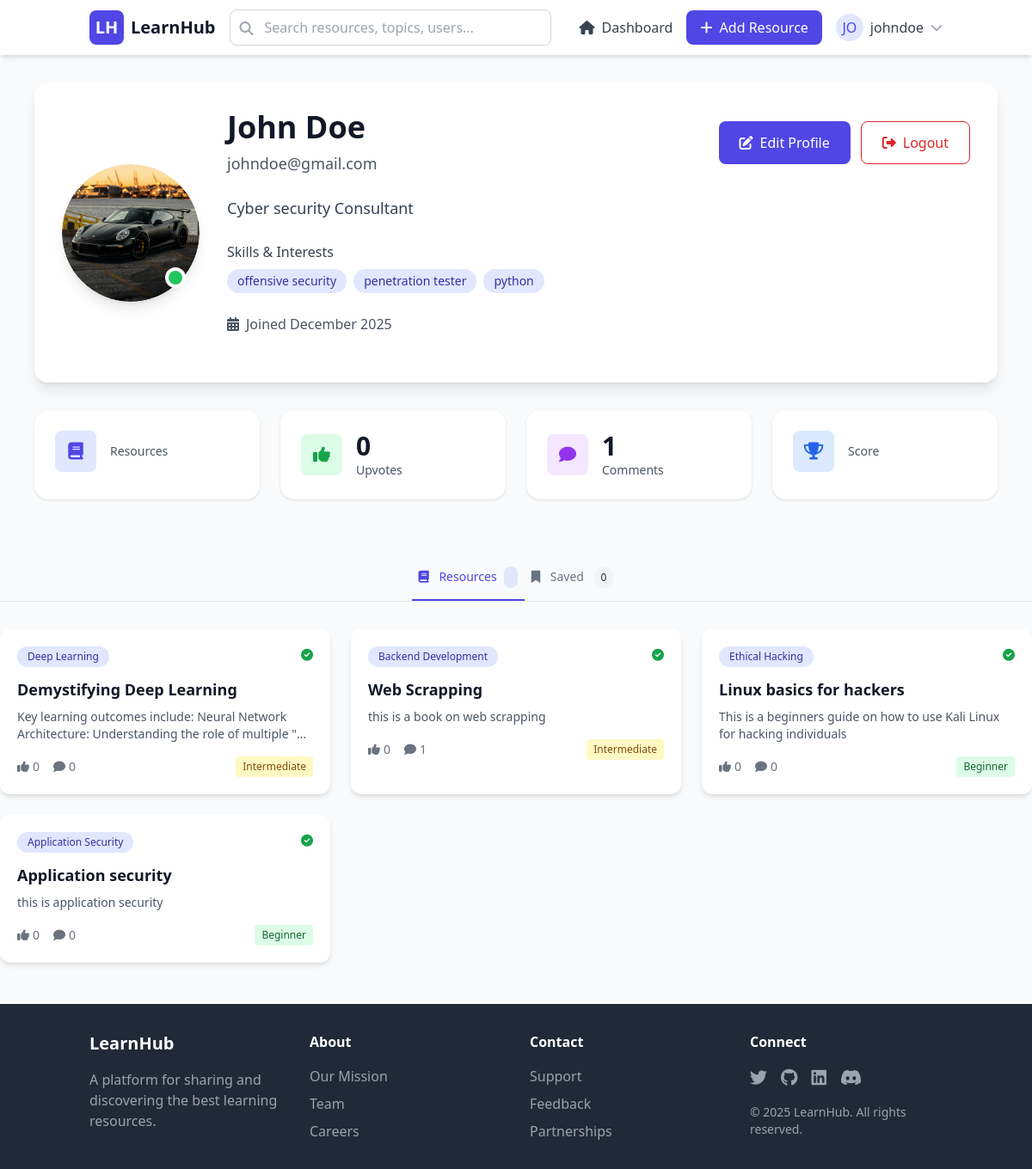
The app's page /profile/johndoe@gmail.com/ (signed in), older data.
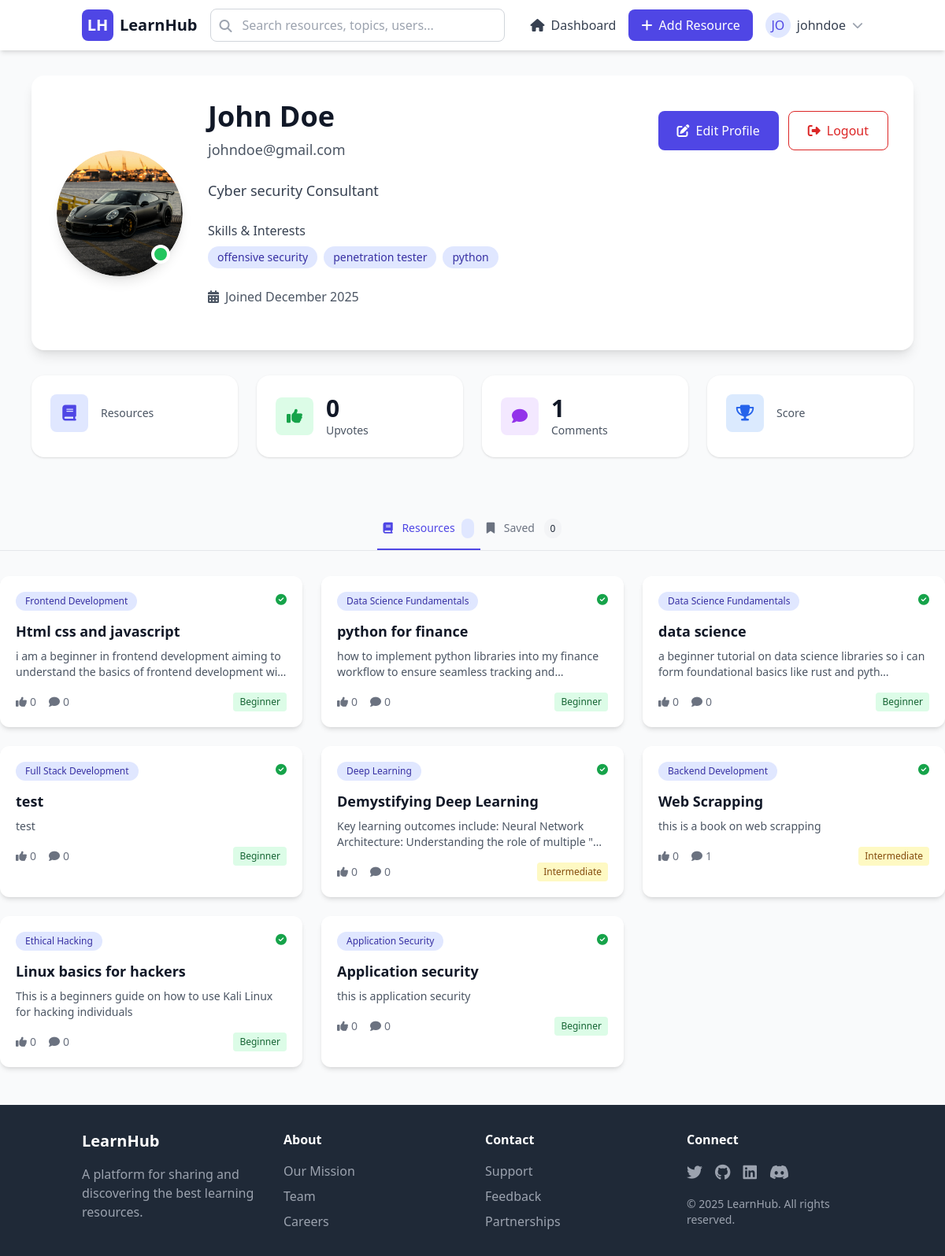
The same page, newer data.
### core/models.py (models this page shows, shortened)
class Skill(models.Model):
    name = models.CharField(max_length=100, unique=True)
    slug = models.SlugField(max_length=50, unique=True)
    description = models.TextField(max_length=200, blank=True)
    class Meta:
        ordering = ('name',)

class Category(models.Model):
    name = models.CharField(max_length=50, unique=True)
    slug = models.SlugField(unique=True, max_length=50)
    icon_class = models.CharField(max_length=50, blank=True,
                                  help_text="Font Awesome class, e.g., fas fa-code")
    class Meta:
        verbose_name_plural = 'categories'
        ordering = ('name',)

### resources/models.py (models this page shows, shortened)
class BaseResource(models.Model):
    DIFFICULTY_CHOICES = [
        ('B', 'Beginner'),
        ('I', 'Intermediate'),
        ('A', 'Advanced'),
    ]
    title = models.CharField(max_length=200)
    slug = models.SlugField(max_length=200, unique=True, editable=False)
    url = models.URLField(max_length=500, blank=True, null=True)
    description = models.TextField(max_length=1000)
    difficulty = models.CharField(max_length=1, choices=DIFFICULTY_CHOICES)
    author = models.ForeignKey(
        settings.AUTH_USER_MODEL,
        on_delete=models.SET_NULL,
        null=True,
        related_name='%(app_label)s_%(class)s_related',
    )
    category = models.ForeignKey(
        Category,
        on_delete=models.SET_NULL,
        null=True,
        related_name='%(app_label)s_%(class)s_resources',
    )
    tags = models.ManyToManyField(
        Tag,
        related_name='%(app_label)s_%(class)s_tags',
    )
    created_at = models.DateTimeField(auto_now_add=True)
    updated_at = models.DateTimeField(auto_now=True)
    is_approved = models.BooleanField(default=True)
    views = models.PositiveIntegerField(default=0)
    upvote_count = models.IntegerField(default=0)
    saved_count = models.IntegerField(default=0)
    class Meta:
        abstract = True
        ordering = ('-created_at',)

class Article(BaseResource):
    content = models.TextField(
        help_text='The full content of the article (supports rich text/Markdown)'
    )
    banner_image = models.ImageField(
        upload_to='resources/articles/%Y/%m/',
        null=True, blank=True,
        help_text='A banner image for the article'
    )
    interactions = GenericRelation(UserResourceInteraction)
    comments = GenericRelation(Comment)
    class Meta:
        verbose_name = "Article"
        verbose_name_plural = "Articles"

class Book(BaseResource):
    file = models.FileField(
        upload_to='resources/books/%Y/%m/',
        help_text='Upload the book file (PDF, EPUB, etc.)'
    )
    pages = models.PositiveIntegerField(
        null=True, blank=True,
        help_text='Total number of pages in the book'
    )
    comments = GenericRelation(Comment)
    interactions = GenericRelation(UserResourceInteraction)
    class Meta:
        verbose_name = "Book"
        verbose_name_plural = "Books"

class Course(BaseResource):
    difficulty_progression = models.CharField(
        max_length=100,
        blank=True,
        help_text="AI-generated difficulty progression (e.g., 'Beginner to Intermediate')"
    )
    total_steps = models.PositiveIntegerField(
        default=0,
        help_text="Total number of modules in the course"
    )
    ai_generated = models.BooleanField(
        default=False,
        help_text="Whether this course was generated by AI"
    )
    generation_prompt = models.TextField(
        blank=True,
        null=True,
        help_text="The original prompt used to generate this course"
    )
    estimated_duration = models.DurationField(
        blank=True,
        null=True,
        help_text='Calculated dynamically by the AI.'
    )
    roadmap_json = models.TextField(blank=True, null=True)
    is_featured = models.BooleanField(default=False)
    popularity_score = models.FloatField(default=0.0)
    comments = GenericRelation(Comment)
    interactions = GenericRelation(UserResourceInteraction)
    class Meta:
        verbose_name = "Course"
        verbose_name_plural = "Courses"

### core/views.py (the view)
# urls.py: path('profile/<str:user_identifier>/', profile_detail, name='user_profile'),
@login_required()
def profile_detail(request, user_identifier):
    try:
        target_user = CustomUser.objects.get(email__iexact=user_identifier)
    except CustomUser.DoesNotExist:
        target_user = get_object_or_404(CustomUser, first_name__iexact=user_identifier)
    profile = target_user.profile
    is_owner = request.user.is_authenticated and request.user.id == target_user.id
    approved_books = Book.objects.filter(author=target_user, is_approved=True).select_related(
        'category').prefetch_related('tags')
    approved_articles = Article.objects.filter(author=target_user, is_approved=True).select_related(
        'category').prefetch_related('tags')
    approved_courses = Course.objects.filter(author=target_user, is_approved=True).select_related(
        'category').prefetch_related('tags')
    shared_resources_qs = chain(approved_books, approved_articles, approved_courses)
    shared_resources = sorted(
        list(shared_resources_qs),
        key=lambda x: x.created_at,
        reverse=True
    )[:10]
    total_upvotes = (
            (Book.objects.filter(author=target_user).aggregate(total=Sum('upvote_count'))['total'] or 0) +
            (Article.objects.filter(author=target_user).aggregate(total=Sum('upvote_count'))['total'] or 0) +
            (Course.objects.filter(author=target_user).aggregate(total=Sum('upvote_count'))['total'] or 0)
    )
    total_comments_received = sum(
        resource.comments.count()
        for resource in shared_resources
        if hasattr(resource, 'comments')  # <-- Defensive check added
    )
    context = {
        'profile': profile,
        'shared_resources': shared_resources,
        'target_user': target_user,
        'is_owner': is_owner,
        'total_upvotes': total_upvotes,
        'total_comments_received': total_comments_received,
    }
    return render(request, 'profile.html', context)

### core/models.py (called while the page is built)
    def get_full_name(self):
        return f"{self.first_name} {self.last_name}".strip()

### templates/profile.html (shortened to what the changed rows need)
{% extends "base.html" %}
{% block content %}
<div class="max-w-6xl mx-auto px-4 py-8">
    <div class="bg-white rounded-2xl shadow-lg p-8 mb-8">
        <div class="flex flex-col md:flex-row items-start md:items-center gap-8">
            <div class="flex-1">
                <div class="flex flex-col md:flex-row md:items-center md:justify-between mb-6">
                    <div>
                        <h1 class="text-4xl font-bold text-gray-900 mb-2">
                            {{ target_user.get_full_name|default:target_user.username }}
                        </h1>
                    </div>
                </div>
                {% if profile.skills.all %}
                <div class="mb-6">
                    <div class="flex flex-wrap gap-2">
                        {% for skill in profile.skills.all %}
                        <span class="px-3 py-1 bg-indigo-100 text-indigo-800 rounded-full text-sm">
                            {{ skill.name }}
                        </span>
                        {% endfor %}
                    </div>
                </div>
                {% endif %}
            </div>
        </div>
    </div>
    </div>
    <div id="tab-resources" data-tab-content>
        {% if shared_resources %}
        <div class="flex  justify-center" >
            <div class="grid grid-cols-1 md:grid-cols-2 lg:grid-cols-3 gap-6">
            {% for resource in shared_resources %}
            <div class="bg-white rounded-xl shadow-md hover:shadow-lg transition-shadow duration-200 p-5">
                <div class="flex justify-between items-start mb-3">
                    <span class="px-3 py-1 bg-indigo-100 text-indigo-800 rounded-full text-xs font-medium">
                        {{ resource.category.name|default:"Uncategorized" }}
                    </span>
                    {% if resource.is_approved %}
                    <span class="text-green-600 text-sm">
                        <i class="fas fa-check-circle"></i>
                    </span>
                    {% endif %}
                </div>
                <h3 class="font-bold text-lg mb-2 line-clamp-2">
                    <a href="{% url 'resource_detail' resource_slug=resource.slug %}" class="hover:text-indigo-600">
                        {{ resource.title }}
                    </a>
                </h3>
                <p class="text-gray-600 text-sm mb-4 line-clamp-2">
                    {{ resource.description|truncatechars:100 }}
                </p>
                <div class="flex items-center justify-between">
                    <div class="flex items-center space-x-4 text-sm text-gray-500">
                        <span class="flex items-center">
                            <i class="fas fa-thumbs-up mr-1"></i>
                            {{ resource.upvote_count }}
                        </span>
                        <span class="flex items-center">
                            <i class="fas fa-comment mr-1"></i>
                            {{ resource.comments.count|default:0 }}
                        </span>
                    </div>
                    <span class="text-xs px-2 py-1 rounded
                        {% if resource.difficulty == 'B' %}bg-green-100 text-green-800
                        {% elif resource.difficulty == 'I' %}bg-yellow-100 text-yellow-800
                        {% else %}bg-red-100 text-red-800{% endif %}">
                        {% if resource.difficulty == 'B' %}Beginner
                        {% elif resource.difficulty == 'I' %}Intermediate
                        {% else %}Advanced{% endif %}
                    </span>
                </div>
            </div>
            {% endfor %}
        </div>
        {% endif %}
        </div>
    </div>
{% endblock %}

Row changes from the older to the newer data that the page shows:
added Course: category.name "Frontend Development", is_approved True (drawn), title "Html css and javascript", description "i am a beginner in frontend development aiming to understand the basics of frontend development wi…", upvote_count "0", comments.count "0", difficulty "Beginner"
added Course: category.name "Data Science Fundamentals", is_approved True (drawn), title "python for finance", description "how to implement python libraries into my finance workflow to ensure seamless tracking…", upvote_count "0", comments.count "0", difficulty "Beginner"
added Course: category.name "Data Science Fundamentals", is_approved True (drawn), title "data science", description "a beginner tutorial on data science libraries so i can form foundational basics like rust and pyth…", upvote_count "0", comments.count "0", difficulty "Beginner"
added Article: category.name "Full Stack Development", is_approved True (drawn), title "test", description "test", upvote_count "0", comments.count "0", difficulty "Beginner"
